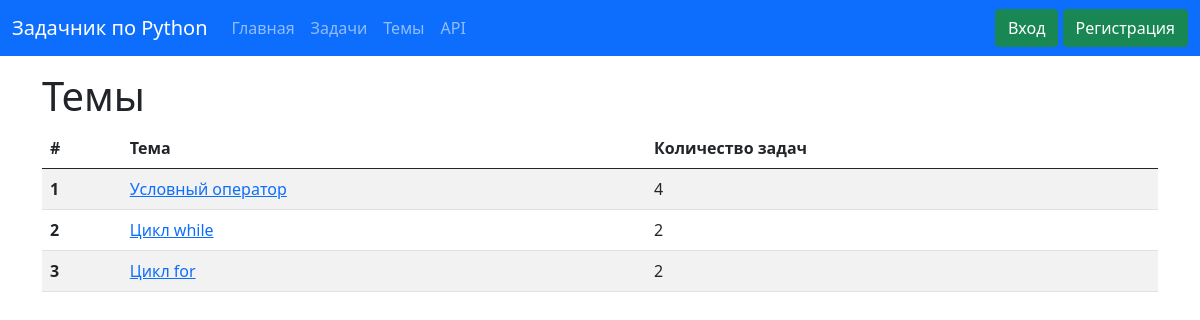
Page /subjects on the committed database.
### data/tasks.py (models this page shows, shortened)
class Task(SqlAlchemyBase, SerializerMixin):
    __tablename__ = 'tasks'
    id = sqlalchemy.Column(sqlalchemy.Integer, primary_key=True, autoincrement=True)
    title = sqlalchemy.Column(sqlalchemy.String, index=True, nullable=True)
    content = sqlalchemy.Column(sqlalchemy.String, nullable=True)
    subject = sqlalchemy.Column(sqlalchemy.String, default='Без темы')
    created_date = sqlalchemy.Column(sqlalchemy.Date, default=datetime.date.today)
    rating = sqlalchemy.Column(sqlalchemy.Integer)
    user_id = sqlalchemy.Column(sqlalchemy.Integer, sqlalchemy.ForeignKey("users.id"))
    user = orm.relation('User', back_populates='task')
    solve = orm.relation('Solve', cascade="all, delete")

### main.py (the view)
@app.route('/subjects', methods=['GET', 'POST'])
def subject():
    session = db_session.create_session()
    subjects = session.query(Task).all()
    result = dict()
    for i in subjects:
        if i.subject not in result:
            result[i.subject] = 1
        else:
            result[i.subject] += 1
    return render_template('subjects_page.html', title='Список тем', subjects=result.items())

### data/db_session.py (called while the page is built)
def create_session() -> Session:
    global __factory
    return __factory()

### templates/subjects_page.html
{% extends "base_template.html" %}
{% block main %}
<h1>Темы</h1>
<table class="table table-striped">
    <thead>
    <tr>
        <th scope="col">#</th>
        <th scope="col">Тема</th>
        <th scope="col">Количество задач</th>
    </tr>
    </thead>
    {% for item in subjects %}
    <tr>
        <th scope="row">{{ loop.index }}</th>
        <td><a href="/subjects/tasks/{{ item[0] }}">{{ item[0] }}</a></td>
        <td>{{ item[1] }}</td>
    </tr>
    {% endfor %}
</table>
{% endblock %}

### rows in the picture
Task: subject "Условный оператор", item "4"
Task: subject "Цикл while", item "2"
Task: subject "Цикл for", item "2"
